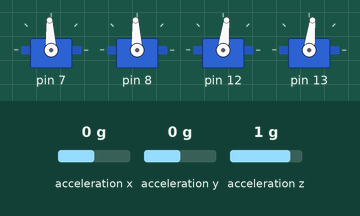
This sketch was run on a simulated Arduino Uno, built with avr-gcc and run on an emulated ATmega328P. Shown: 4 × servo. Wiring (inferred from the names in the program): ADXL345 accelerometer at I2C address 0x53. The inputs (shaded band) are chosen by the test bench; at power-on: acceleration x 0 g, acceleration z 1 g, acceleration y 0 g. What the sketch prints to the serial monitor is not drawn.

Above: at 11.2 s.
11.3 s: acceleration x set to -1.4 g
At 12.0 s:
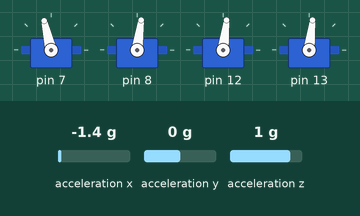
13.0 s: acceleration z set to 0 g
At 14.3 s:
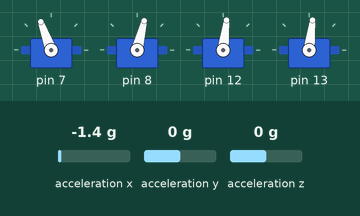
14.7 s: acceleration x set to 0 g
At 15.2 s:
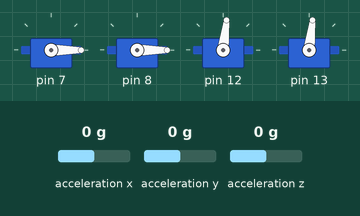
Timing chart, 0 to 17.7 s (numbered marks = the images above; inputs shaded):
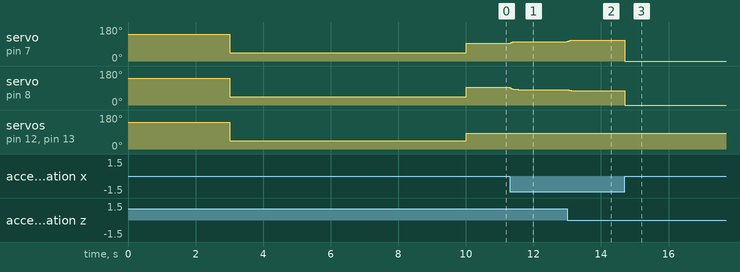

The sketch:

Drone.ino
```cpp
#include <Wire.h>
#include <Servo.h>
#include <math.h>

struct MeasurmentTime {
  double ElapsedTime;
  double Time;
  double TimePrev;
};

struct PID {
  double PwmLeft;
  double PwmRight;
  double Error;
  double PreviousError;
  double PID;
  double PID_P = 0;
  double PID_I = 0;
  double PID_D = 0;
  double KP = 1.95; // 3.55
  double KI = 0; // 0.005
  double KD = 0.01; // 2.05
};

class ADXL345 {
public:
  void Initialising();

  void Measurment();

  double RollFiltred();

  double PitchFiltred();

  double RollDx();

  double PitchDy();

  void LowPassFilter();

private:
  int adxl345_ = 0x53;
  double xOut_, yOut_, zOut_;
  double roll_, pitch_, rollFiltred_, pitchFiltred_=0;
  double dx_, dy_;
};

class ESC {
public:
  void Init(int pin);

  void ESCWriteMicroseconds(double frequency);

  void Frequency(double frequency);

  double Frequency();
private:
  int pin_;
  double frequency_;
  Servo esc_;
};

void ESC::Init(int pin) {
  pin_ = pin;
  esc_.attach(pin_);
}

void ESC::ESCWriteMicroseconds(double frequency) {
  esc_.writeMicroseconds(frequency);
}

void ESC::Frequency(double frequency){
  frequency_ = frequency;
}

double ESC::Frequency() {
  return frequency_;
}

void ADXL345::Initialising() {
  Wire.begin();

  Wire.beginTransmission(adxl345_);
  Wire.write(0x2D);

  Wire.write(8);
  Wire.endTransmission();
  delay(10);
}

void ADXL345::Measurment() {
  Wire.beginTransmission(adxl345_);
  Wire.write(0x32);
  Wire.endTransmission(false);
  Wire.requestFrom(adxl345_, 6, true);
  xOut_ = ( Wire.read() | Wire.read() << 8);
  xOut_ = xOut_ / 256;
  yOut_ = ( Wire.read() | Wire.read() << 8);
  yOut_ = yOut_ / 256;
  zOut_ = ( Wire.read() | Wire.read() << 8);
  zOut_ = zOut_ / 256;

  roll_ = atan(yOut_ / sqrt(pow(xOut_, 2) + pow(zOut_, 2))) * 180 / PI;
  pitch_ = atan(-1 * xOut_ / sqrt(pow(yOut_, 2) + pow(zOut_, 2))) * 180 / PI;

  LowPassFilter();
}

void ADXL345::LowPassFilter() {
  rollFiltred_ = 0.94 * rollFiltred_ + 0.06 * roll_;
  pitchFiltred_ = 0.94 * pitchFiltred_ + 0.06 * pitch_;
}

double ADXL345::RollFiltred() {
  return rollFiltred_;
}

double ADXL345::PitchFiltred() {
  return pitchFiltred_;
}

double ADXL345::RollDx() {
  return dx_;
}

double ADXL345::PitchDy() {
  return dy_;
}

ADXL345 adxl345;
ESC escMotors[4];
PID pid;
MeasurmentTime measurmentTime;

double desiredAngle = 0;
double throttle = 1500;

void setup() {
  Serial.begin(250000);

  adxl345.Initialising();

  escMotors[0].Init(7);
  escMotors[1].Init(8);
  escMotors[2].Init(12);
  escMotors[3].Init(13);

  measurmentTime.Time = millis();

  for(int i = 0; i < 4; i++ ) {
    escMotors[i].ESCWriteMicroseconds(2000);
  }
  delay(3000);
  for(int i = 0; i < 4; i++ ) {
    escMotors[i].ESCWriteMicroseconds(1000);
  }
  delay(7000);
}

void loop() {
  measurmentTime.TimePrev = measurmentTime.Time;
  measurmentTime.Time = millis();
  measurmentTime.ElapsedTime = (measurmentTime.Time - measurmentTime.TimePrev) / 1000;

  adxl345.Measurment();

  pid.Error = adxl345.PitchFiltred() - desiredAngle;

  pid.PID_P = pid.Error * pid.KP;
  if(-3 < pid.Error < 3) {
    pid.PID_I = pid.PID_I +(pid.KI * pid.Error);
  }
  pid.PID_D = pid.KD * ((pid.Error - pid.PreviousError)/measurmentTime.ElapsedTime);

  pid.PID = pid.PID_P + pid.PID_I + pid.PID_D;

  if(pid.PID < -1000) {
    pid.PID=-1000;
  }
  if(pid.PID > 1000) {
    pid.PID=1000;
  }

  pid.PwmLeft = throttle + pid.PID;
  pid.PwmRight = throttle - pid.PID;

  if(pid.PwmRight < 1000) {
  pid.PwmRight = 1000;
  }
  if(pid.PwmRight > 2000) {
    pid.PwmRight=2000;
  }

  if(pid.PwmLeft < 1000) {
    pid.PwmLeft= 1000;
  }
  if(pid.PwmLeft > 2000) {
    pid.PwmLeft=2000;
  }
  Serial.print(pid.PwmLeft);
  Serial.print(":PWM Left motor ");
  Serial.print(pid.PwmRight);
  Serial.println(":PWM Right motor ");

  escMotors[0].ESCWriteMicroseconds(pid.PwmLeft);
  escMotors[1].ESCWriteMicroseconds(pid.PwmRight);
  escMotors[2].ESCWriteMicroseconds(1400);
  escMotors[3].ESCWriteMicroseconds(1400);

  pid.PreviousError = pid.Error;

}
```

Measured:
- after the input at 11.3 s, servo on pin 7: 93° → 102° at once, → 103° 0.16 s later; servo on pin 8: 93° → 83° at once, → 82° 0.24 s later
- after the input at 13.0 s, servo on pin 7: 103° → 109° at once, → 110° 0.20 s later; servo on pin 8: 82° → 76° at once
- after the input at 14.7 s, servo on pin 7: 110° → 0° at once; servo on pin 8: 76° → 0° at once
